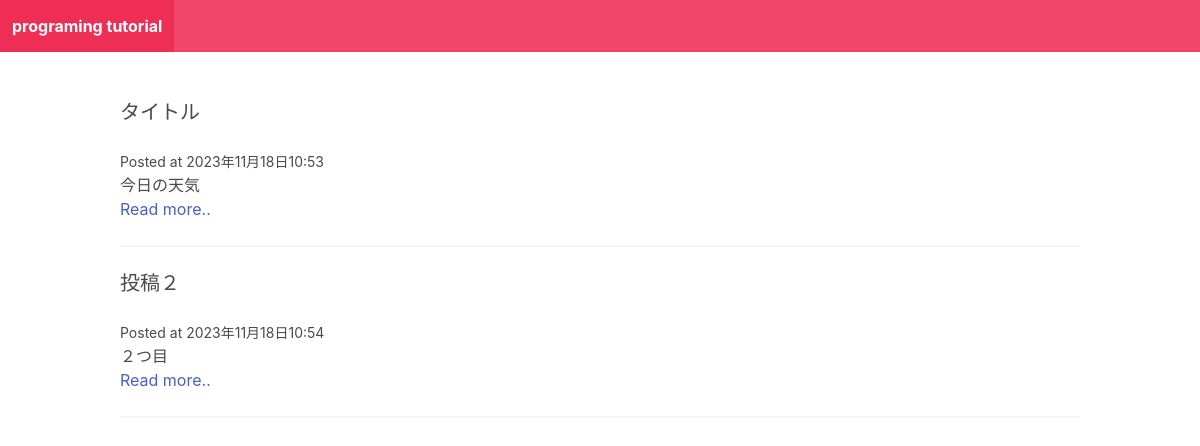
The page / on the database its author committed.
### blog/models.py (models this page shows)
class Post(models.Model):
    title = models.CharField(max_length=250)
    slug = models.SlugField()
    intro = models.TextField()
    body = models.TextField()
    posted_date = models.DateTimeField(auto_now_add=True)

### blog/views.py (the view)
# urls.py: path("", frontpage),
def frontpage(request):
    posts = Post.objects.all()
    return render(request, "blog/frontpage.html", {"posts": posts})

### blog/templates/blog/frontpage.html
{% extends "blog/base.html" %}
{% block content %}
{% for post in posts %}
<div class="post block">
    <h2 class="subtitle">{{post.title}}</h2>
    <small>Posted at {{post.posted_date}}</small>
    <p>{{post.intro}}</p>
    <a href="{% url 'post_detail' post.slug %}">Read more..</a>
    <hr/>
</div>
{% endfor %}
{% endblock %}

### rows shown on the page
Post: title "タイトル", posted_date "2023年11月18日10:53", intro "今日の天気"
Post: title "投稿２", posted_date "2023年11月18日10:54", intro "２つ目"
